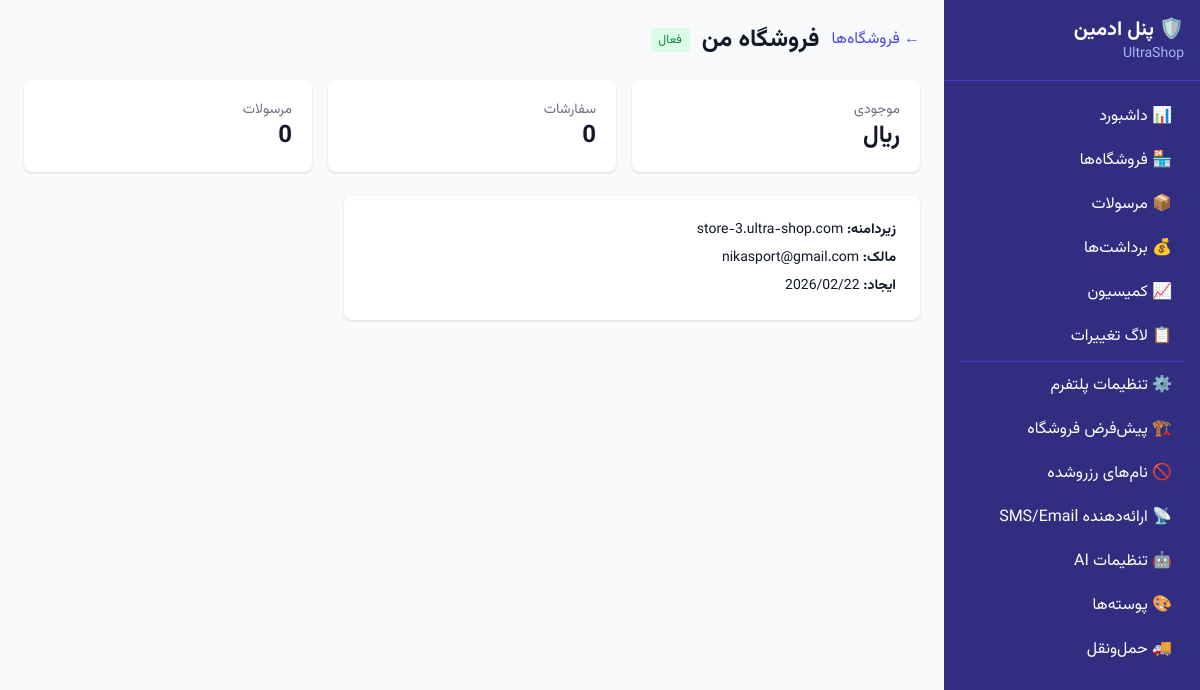
Screenshot of /platform/stores/4/ (signed in) with the database file from the repository.
### core/models.py (models this page shows, shortened)
class PlatformSettings(models.Model):
    name = models.CharField(max_length=200, default="UltraShop")
    support_email = models.EmailField(default="support@ultra-shop.com")
    terms_url = models.URLField(blank=True, default="")
    privacy_url = models.URLField(blank=True, default="")
    logo = models.ImageField(upload_to="platform/", blank=True, null=True)
    favicon = models.ImageField(upload_to="platform/", blank=True, null=True)
    default_timezone = models.CharField(max_length=50, default="Asia/Tehran")
    default_currency = models.CharField(max_length=10, default="IRR")
    default_guest_checkout = models.BooleanField(default=True)
    reserved_usernames = models.JSONField(
        default=list,
        blank=True,
        help_text="JSON array of reserved subdomain names",
    )
    sms_provider = models.CharField(max_length=50, blank=True, default="")
    sms_api_key_encrypted = models.TextField(blank=True, default="")
    sms_sender = models.CharField(max_length=30, blank=True, default="")
    email_host = models.CharField(max_length=200, blank=True, default="")
    email_port = models.PositiveIntegerField(default=587)
    email_username = models.CharField(max_length=200, blank=True, default="")
    email_password_encrypted = models.TextField(blank=True, default="")
    email_use_tls = models.BooleanField(default=True)
    email_from = models.EmailField(blank=True, default="")
    shipping_enabled = models.BooleanField(default=True)
    openai_api_key_encrypted = models.TextField(blank=True, default="")
    anthropic_api_key_encrypted = models.TextField(blank=True, default="")
    vision_model = models.CharField(max_length=80, default="gpt-4o")
    text_model = models.CharField(max_length=80, default="gpt-4o-mini")
    image_gen_model = models.CharField(max_length=80, default="flux")
    ai_enabled = models.BooleanField(default=False)
    rate_limit_per_store_daily = models.PositiveIntegerField(default=50)
    class Meta:
        db_table = "platform_settings"
        verbose_name_plural = "Platform Settings"
    @classmethod
    def load(cls):
        obj, _ = cls.objects.get_or_create(pk=1)
        return obj

class Store(models.Model):
    owner = models.ForeignKey(User, on_delete=models.CASCADE, related_name="stores")
    name = models.CharField(max_length=200)
    username = models.SlugField(max_length=60, unique=True, help_text="Subdomain: username.ultra-shop.com")
    tagline = models.CharField(max_length=300, blank=True, default="", help_text="Short slogan (SO-07)")
    description = models.TextField(blank=True, default="")
    logo = models.ImageField(upload_to="stores/logos/", blank=True, null=True)
    favicon = models.ImageField(upload_to="stores/favicons/", blank=True, null=True)
    primary_color = models.CharField(max_length=7, default="#6366f1")
    theme_preset = models.CharField(max_length=30, default="minimal")
    phone = models.CharField(max_length=20, blank=True, default="")
    support_email = models.EmailField(blank=True, default="")
    timezone = models.CharField(max_length=50, default="Asia/Tehran")
    currency = models.CharField(max_length=10, default="IRR")
    allow_guest_checkout = models.BooleanField(default=True)
    is_active = models.BooleanField(default=True)
    created_at = models.DateTimeField(auto_now_add=True)
    updated_at = models.DateTimeField(auto_now=True)
    class Meta:
        db_table = "stores"

class User(AbstractUser):
    email = models.EmailField(unique=True)
    USERNAME_FIELD = "email"
    REQUIRED_FIELDS = ["username"]
    class Meta:
        db_table = "users"

### platform_admin/views.py (the view)
# urls.py: path("stores/<int:pk>/", views.StoreDetailView.as_view(), name="store-detail"),
class StoreDetailView(PlatformAdminMixin, DetailView):
    template_name = "platform_admin/store_detail.html"
    model = Store
    context_object_name = "store"
    def get_context_data(self, **kwargs):
        ctx = super().get_context_data(**kwargs)
        from accounting.services import get_store_balance
        ctx["balance"] = get_store_balance(self.object)
        ctx["order_count"] = self.object.orders.count()
        ctx["shipment_count"] = self.object.shipments.count()
        return ctx

### accounting/services.py (called while the page is built)
def get_store_balance(store):
    from django.db.models import Sum
    result = store.transactions.aggregate(total=Sum("amount"))
    return result["total"] or 0

### core/context_processors.py (called while the page is built)
def platform_settings(request):
    try:
        ps = PlatformSettings.load()
    except Exception:
        ps = None
    return {"platform_settings": ps}

### platform_admin/views.py (called while the page is built)
    def test_func(self):
        return self.request.user.groups.filter(name="PlatformAdmin").exists() or self.request.user.is_superuser

### templates/platform_admin/store_detail.html (shortened to what this page needs)
{% extends "platform_admin/base.html" %}
{% block content %}
<div class="flex items-center gap-3 mb-6">
    <a href="{% url 'platform_admin:store-list' %}" class="text-indigo-600 hover:underline">← فروشگاه‌ها</a>
    <h2 class="text-2xl font-bold">{{ store.name }}</h2>
    {% if store.is_active %}<span class="bg-green-100 text-green-700 px-2 py-1 rounded text-xs">فعال</span>
    {% else %}<span class="bg-red-100 text-red-700 px-2 py-1 rounded text-xs">معلق</span>{% endif %}
</div>
<div class="grid grid-cols-1 md:grid-cols-3 gap-4">
    <div class="bg-white rounded-lg shadow p-5"><div class="text-gray-500 text-sm">موجودی</div><div class="text-2xl font-bold">{{ balance|stringformat:",.0f" }} ﷼</div></div>
    <div class="bg-white rounded-lg shadow p-5"><div class="text-gray-500 text-sm">سفارشات</div><div class="text-2xl font-bold">{{ order_count }}</div></div>
    <div class="bg-white rounded-lg shadow p-5"><div class="text-gray-500 text-sm">مرسولات</div><div class="text-2xl font-bold">{{ shipment_count }}</div></div>
</div>
<div class="bg-white rounded-lg shadow p-6 mt-6 space-y-2 text-sm max-w-xl">
    <div><strong>زیردامنه:</strong> {{ store.username }}.ultra-shop.com</div>
    <div><strong>مالک:</strong> {{ store.owner.email }}</div>
    <div><strong>ایجاد:</strong> {{ store.created_at|date:"Y/m/d" }}</div>
</div>
{% endblock %}

### templates/platform_admin/base.html (shortened to what this page needs)
{% extends "base.html" %}
{% block body %}
<div class="flex min-h-screen">
    <aside class="w-64 bg-indigo-900 text-white flex-shrink-0">
        <div class="p-4 border-b border-indigo-700">
            <h1 class="text-xl font-bold">🛡️ پنل ادمین</h1>
            <p class="text-indigo-300 text-sm">{{ platform_settings.name|default:"UltraShop" }}</p>
        </div>
        <nav class="p-4 space-y-1">
            <a href="{% url 'platform_admin:dashboard' %}" class="block px-3 py-2 rounded hover:bg-indigo-800">📊 داشبورد</a>
            <a href="{% url 'platform_admin:store-list' %}" class="block px-3 py-2 rounded hover:bg-indigo-800">🏪 فروشگاه‌ها</a>
            <a href="{% url 'platform_admin:shipment-list' %}" class="block px-3 py-2 rounded hover:bg-indigo-800">📦 مرسولات</a>
            <a href="{% url 'platform_admin:payout-list' %}" class="block px-3 py-2 rounded hover:bg-indigo-800">💰 برداشت‌ها</a>
            <a href="{% url 'platform_admin:commission-report' %}" class="block px-3 py-2 rounded hover:bg-indigo-800">📈 کمیسیون</a>
            <a href="{% url 'platform_admin:audit-log' %}" class="block px-3 py-2 rounded hover:bg-indigo-800">📋 لاگ تغییرات</a>
            <hr class="border-indigo-700 my-2">
            <a href="{% url 'platform_admin:settings' %}" class="block px-3 py-2 rounded hover:bg-indigo-800">⚙️ تنظیمات پلتفرم</a>
            <a href="{% url 'platform_admin:default-settings' %}" class="block px-3 py-2 rounded hover:bg-indigo-800">🏗️ پیش‌فرض‌ فروشگاه</a>
            <a href="{% url 'platform_admin:reserved-usernames' %}" class="block px-3 py-2 rounded hover:bg-indigo-800">🚫 نام‌های رزروشده</a>
            <a href="{% url 'platform_admin:provider-config' %}" class="block px-3 py-2 rounded hover:bg-indigo-800">📡 ارائه‌دهنده SMS/Email</a>
            <a href="{% url 'platform_admin:ai-settings' %}" class="block px-3 py-2 rounded hover:bg-indigo-800">🤖 تنظیمات AI</a>
            <a href="{% url 'platform_admin:theme-preset-list' %}" class="block px-3 py-2 rounded hover:bg-indigo-800">🎨 پوسته‌ها</a>
            <a href="{% url 'platform_admin:carrier-list' %}" class="block px-3 py-2 rounded hover:bg-indigo-800">🚚 حمل‌ونقل</a>
        </nav>
    </aside>
    <main class="flex-1 p-6">
        {% block content %}{% endblock %}
    </main>
</div>
{% endblock %}

### templates/base.html (style rules this page uses)
body { font-family: 'Vazirmatn', Tahoma, sans-serif; }
[dir="rtl"] { direction: rtl; text-align: right; }

### rows the page displays
PlatformSettings: name "UltraShop"
Store: name "فروشگاه من", username "store-3", owner.email "nikasport@gmail.com", created_at "2026/02/22"

### other values shown
{{ order_count }} "0"
{{ shipment_count }} "0"
